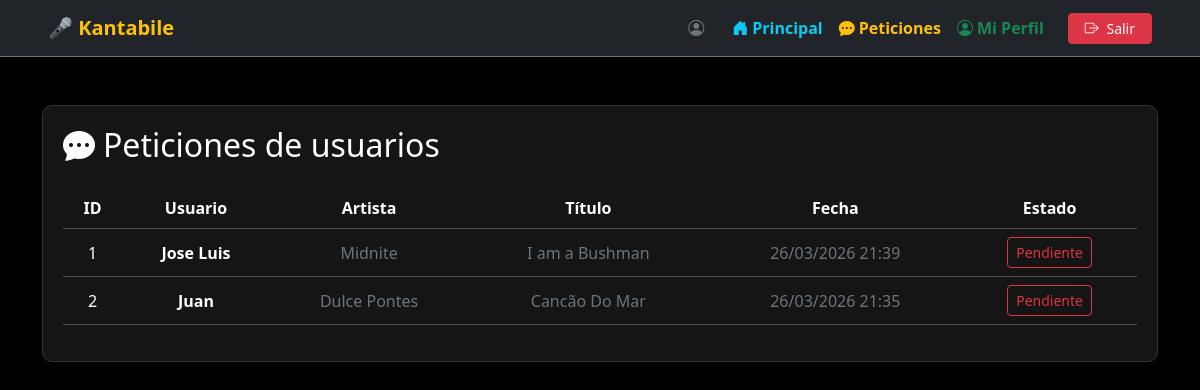
/administrador/peticiones_admin.php, run on the app's committed database.
### tables this page shows
CREATE TABLE `peticiones` (
  `id_peticion` int(11) NOT NULL,
  `usuario` int(11) NOT NULL,
  `artista` varchar(50) NOT NULL,
  `titulo` varchar(50) NOT NULL,
  `estado` tinyint(1) NOT NULL DEFAULT 0 COMMENT '0 - pendiente\r\n1 - realizado',
  `fechaHora` timestamp NOT NULL DEFAULT current_timestamp() ON UPDATE current_timestamp()
);

CREATE TABLE `usuarios` (
  `id` int(11) NOT NULL,
  `nombre` varchar(100) NOT NULL,
  `email` varchar(100) NOT NULL,
  `passwd` varchar(255) NOT NULL,
  `rol` int(11) NOT NULL DEFAULT 1 COMMENT '1-Usuario\r\n2-Administrador',
  `estado` tinyint(1) NOT NULL COMMENT '0 - activo\r\n1 - bloqueado',
  `registrado` timestamp NOT NULL DEFAULT current_timestamp() ON UPDATE current_timestamp()
);

### administrador/peticiones_admin.php (the view, shortened to what this page needs)
<?php
include("../includes/conexion.php");
$consulta = "SELECT  p.id_peticion, p.usuario, u.nombre AS nombre_usuario, p.artista, p.titulo, p.estado, p.fechaHora
             FROM peticiones p, usuarios u
             WHERE p.usuario = u.id
             ORDER BY p.fechaHora DESC";
$resultado = mysqli_query($conn, $consulta);
?>
<!DOCTYPE html>
<html lang="es">
<head>
    <link href="https://cdn.jsdelivr.net/npm/bootstrap@5.3.2/dist/css/bootstrap.min.css" rel="stylesheet">
    <link rel="stylesheet" href="https://cdn.jsdelivr.net/npm/bootstrap-icons@1.11.1/font/bootstrap-icons.css">
</head>
<body>
    <?php include("../includes/navbar.php"); ?>
    <div class="container mt-5">
        <div class="card-dark">
            <h2 class="mb-4"><i class="bi bi-chat-dots-fill me-2"></i>Peticiones de usuarios</h2>
            <table class="table table-dark table-hover align-middle text-center">
                <thead>
                    <tr>
                        <th>ID</th>
                        <th>Usuario</th>
                        <th>Artista</th>
                        <th>Título</th>
                        <th>Fecha</th>
                        <th>Estado</th>
                    </tr>
                </thead>
                <tbody>
                    <?php if (mysqli_num_rows($resultado) > 0) { ?>
                        <?php while ($row = mysqli_fetch_assoc($resultado)) {
                            $completa = $row['estado'] == 1;
                            $btn_color = $completa ? 'btn-outline-success' : 'btn-outline-danger';
                            $btn_texto = $completa ? 'Completo' : 'Pendiente';
                            $nombre_usuario = $row['nombre_usuario'];
                        ?>
                            <tr>
                                <td><?php echo $row['id_peticion']; ?></td>
                                <td><strong><?php echo $nombre_usuario; ?></strong></td>
                                <td class="text-secondary"><?php echo $row['artista']; ?></td>
                                <td class="text-secondary"><?php echo $row['titulo']; ?></td>
                                <td class="text-secondary"><?php echo date('d/m/Y H:i', strtotime($row['fechaHora'])); ?></td>
                                <td class="text-center">
                                    <form method="POST" class="d-inline">
                                        <button type="submit" name="cambiar_estado" class="btn btn-sm <?php echo $btn_color; ?>">
                                            <?php echo $btn_texto; ?>
                                        </button>
                                    </form>
                                </td>
                            </tr>
                        <?php } ?>
                    <?php } else { ?>
                        <tr>
                            <td colspan="6" class="text-center text-secondary">No hay peticiones registradas.</td>
                        </tr>
                    <?php } ?>
                </tbody>
            </table>
        </div>
    </div>
</body>
</html>

### includes/navbar.php (shortened to what this page needs)
<nav class="navbar navbar-expand-lg navbar-dark bg-dark sticky-top border-bottom border-secondary">
    <div class="container-fluid px-4 mx-lg-4">
        <a class="navbar-brand fw-bold text-warning" href="canciones_admin.php">
            🎤 Kantabile
        </a>
        <div class="collapse navbar-collapse" id="navbarUsuario">
            <ul class="navbar-nav ms-auto align-items-center">
                <li class="nav-item">
                    <span class="nav-link text-secondary me-2">
                        <i class="bi bi-person-circle me-1"></i> <?= htmlspecialchars($_SESSION["nombre"]) ?>
                    </span>
                </li>
                <li class="nav-item">
                    <?php
                    if (isset($_SESSION['rol']) && $_SESSION['rol'] == 2) {
                    ?>
                <li class="nav-item"><a class="nav-link fw-bold text-success" href="../usuario/canciones.php"><i class="bi bi-music-note-list me-1"></i>Vista Reproductor</a></li>
                <li class="nav-item"><a class="nav-link fw-bold text-warning" href="../administrador/perfil_admin.php"><i class="bi bi-people-fill me-1"></i>Usuarios</a></li>
                <li class="nav-item"><a class="nav-link fw-bold text-danger" href="../administrador/peticiones_admin.php"><i class="bi bi-envelope-fill me-1"></i>Peticiones</a></li>
                <li class="nav-item"><a class="nav-link fw-bold text-info" href="../administrador/canciones_admin.php"><i class="bi bi-gear-fill me-1"></i>Gestión</a></li>
            <?php
                    } else {
            ?>
                <li class="nav-item"><a class="nav-link fw-bold text-info" href="../usuario/canciones.php"><i class="bi bi-house-door-fill me-1"></i>Principal</a></li>
                <li class="nav-item"><a class="nav-link fw-bold text-warning" href="../usuario/peticiones.php"><i class="bi bi-chat-dots-fill me-1"></i>Peticiones</a></li>
                <li class="nav-item"><a class="nav-link fw-bold text-success" href="../usuario/perfil.php"><i class="bi bi-person-circle me-1"></i>Mi Perfil</a></li>
            <?php
                    }
            ?>
            <li class="nav-item">
                <a class="btn btn-danger btn-sm px-3 ms-3" href="../logout.php">
                    <i class="bi bi-box-arrow-right me-1"></i> Salir
                </a>
            </li>
            </ul>
        </div>
    </div>
</nav>

### administrador/peticiones_admin.php (style rules this page uses)
body { background-color: #000; color: white; }
.card-dark { background-color: #151515; border: 1px solid #333; padding: 20px; border-radius: 10px; }
.table-dark { --bs-table-bg: #151515; }

### data on the page
peticiones: id_peticion "1", usuario.nombre "Jose Luis", artista "Midnite", titulo "I am a Bushman", fechaHora "26/03/2026 21:39", estado "Pendiente"
peticiones: id_peticion "2", usuario.nombre "Juan", artista "Dulce Pontes", titulo "Cancão Do Mar", fechaHora "26/03/2026 21:35", estado "Pendiente"
